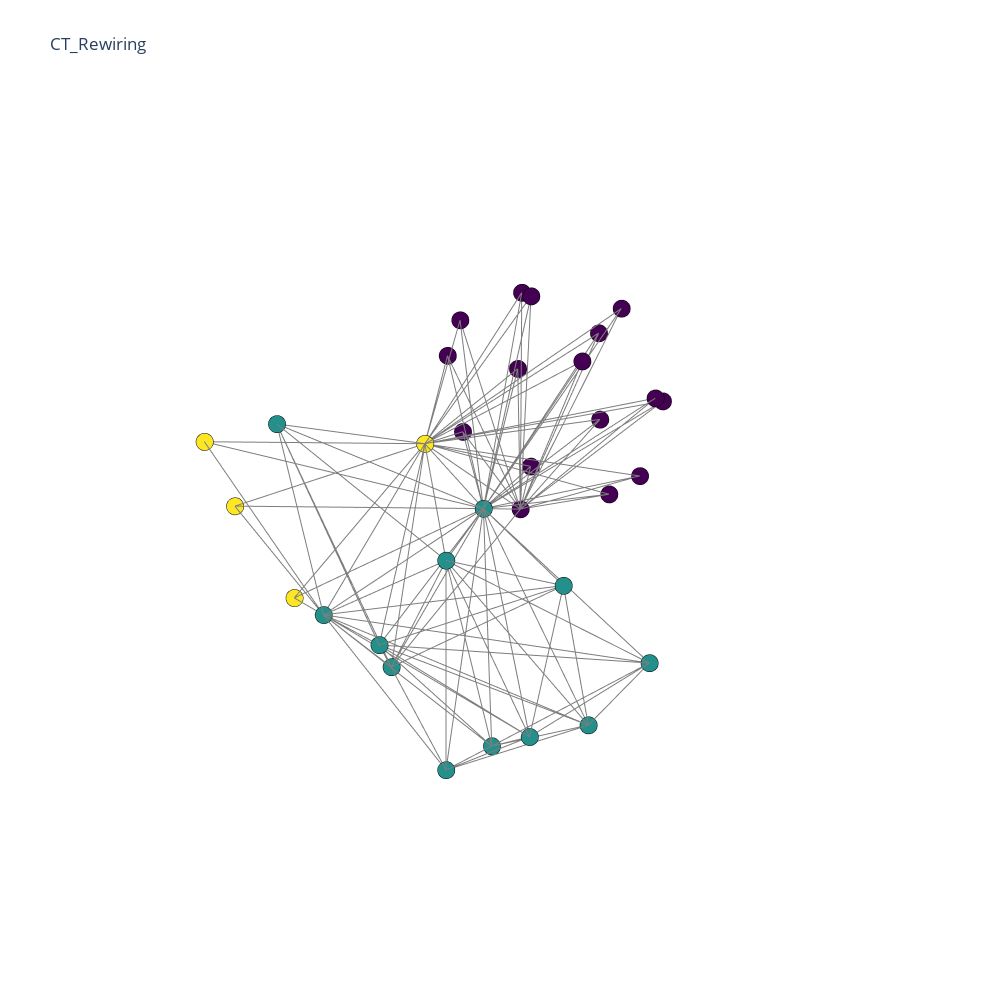

Here is the notebook cell this chart was saved with:
### Code cell
import pandas as pd
import numpy as np
%matplotlib inline
import plotly.graph_objs as go
from  plotly.offline import plot
import chart_studio.plotly as py
import cufflinks as cf
cf.go_offline()
from plotly.offline import download_plotlyjs, init_notebook_mode, plot,iplot
init_notebook_mode(connected='true')
data=[trace20,trace30]
fig=go.Figure(data=data, layout=layout)
iplot(fig, filename='Les-Miserables')

### Figure 1 — Plotly figure (JSON) as saved in the notebook; plotly's stock layout.template omitted (floating-point values rounded to 4 significant figures; data arrays with more than 128 entries replaced by an {"elided": "..."} marker saying what was removed)
{"data": [{"hoverinfo": "text", "marker": {"color": [2, 2, 0, 0, 0, 1, 0, 1, 1, 2, 1, 1, 0, 0, 1, 0, 0, 1, 1, 1, 1, 1, 0, 1, 0, 0, 0, 0, 0, 2, 0, 0], "colorscale": [[0, "#440154"], [0.1111, "#482878"], [0.2222, "#3e4989"], [0.3333, "#31688e"], [0.4444, "#26828e"], [0.5556, "#1f9e89"], [0.6667, "#35b779"], [0.7778, "#6ece58"], [0.8889, "#b5de2b"], [1, "#fde725"]], "line": {"color": "rgb(0,0,0)", "width": 3}, "size": 6, "symbol": "circle"}, "mode": "markers", "name": "actors", "text": ["0", "1", "2", "3", "4", "5", "6", "7", "8", "9", "10", "11", "12", "13", "14", "15", "16", "17", "18", "19", "20", "21", "22", "23", "24", "25", "26", "27", "28", "29", "30", "31"], "type": "scatter3d", "x": [4.007, 3.158, -0.06665, -0.8408, 0.04084, 4.21, 0.09783, 3.594, 4.013, 1.515, 2.696, 3.482, -0.8062, -1.387, 3.094, 0.3298, -0.09971, 1.538, 4.15, 2.202, 4.379, 3.563, -1.186, 2.066, -1.32, -0.1601, -1.899, -1.031, -1.984, 3.472, -0.9893, -1.966], "y": [-2.247, -2.029, -0.1192, 1.552, 0.9358, 0.02053, -0.1053, 3.413, 2.427, -0.6405, 1.881, 0.7756, 1.444, -1.624, 3.383, -1.133, -1.912, 0.5647, 0.3537, 3.159, 1.802, 2.066, 0.6164, 3.879, 0.4785, -1.67, 0.9548, -1.215, -0.4411, -2.787, -0.9164, -0.2872], "z": [0.8285, -2.285, 2.314, 1.081, 1.743, 2.123, -1.16, -0.8067, -1.847, 0.4146, -2.916, -1.615, -0.2415, 0.1871, 1.094, 1.763, 0.7763, -0.09716, -0.5387, -1.886, 0.05459, 0.9578, -1.15, -0.3868, 1.93, -0.5265, 0.3859, 1.752, 1.023, -0.7591, -1.232, -0.4692]}, {"hoverinfo": "none", "line": {"color": "rgb(125,125,125)", "width": 2}, "mode": "lines", "type": "scatter3d", "x": {"elided": "336 float values"}, "y": {"elided": "336 float values"}, "z": {"elided": "336 float values"}}], "layout": {"height": 1000, "hovermode": "closest", "margin": {"t": 100}, "scene": {"xaxis": {"showbackground": false, "showgrid": false, "showline": false, "showticklabels": false, "title": {"text": ""}, "zeroline": false}, "yaxis": {"showbackground": false, "showgrid": false, "showline": false, "showticklabels": false, "title": {"text": ""}, "zeroline": false}, "zaxis": {"showbackground": false, "showgrid": false, "showline": false, "showticklabels": false, "title": {"text": ""}, "zeroline": false}}, "showlegend": false, "title": {"text": "CT_Rewiring"}, "width": 1000}}
